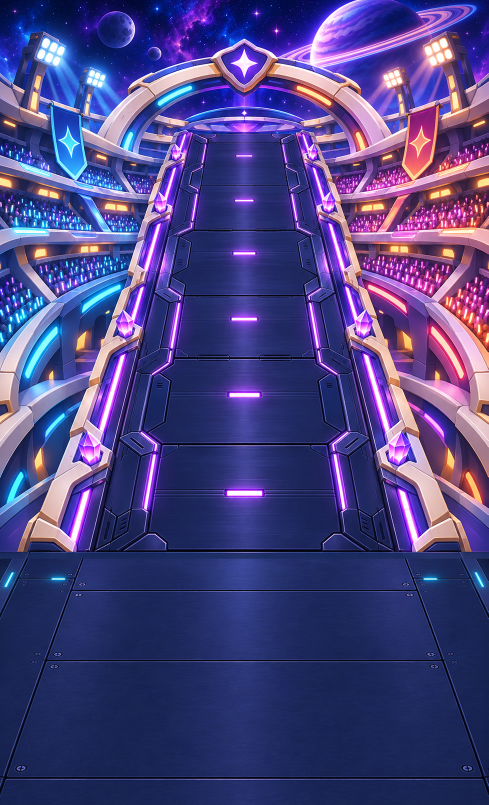
#> input picture Vorlage_Raw/Arena_Karten_v1/multiplayer_arena.png, 977 x 1610 px (shown at 1/2 size)
$ python inv_filmic.py ../../Vorlage_Raw/Arena_Karten_v1/multiplayer_arena.png out.png
#> lines starting #> are read from the running program, lines starting #| are printed output that depends on the picture
# Bild so vorverzerren, dass es nach Godots Filmic-Tonemapping (weiß = 1) wieder wie gerendert aussieht
import sys, numpy as np
from PIL import Image
A, Bc, C, D, E, F = 0.22 * 4, 0.30 * 2, 0.10, 0.20, 0.01, 0.30
def f(x):
    return (x * (A * x + C * Bc) + D * E) / (x * (A * x + Bc) + D * F) - E / F
W = f(1.0)
xs = np.linspace(0, 1, 4096)
ys = f(xs) / W
def inv(y):
    return np.interp(y, ys, xs)
def to_lin(c):
    return np.where(c <= 0.04045, c / 12.92, ((c + 0.055) / 1.055) ** 2.4)
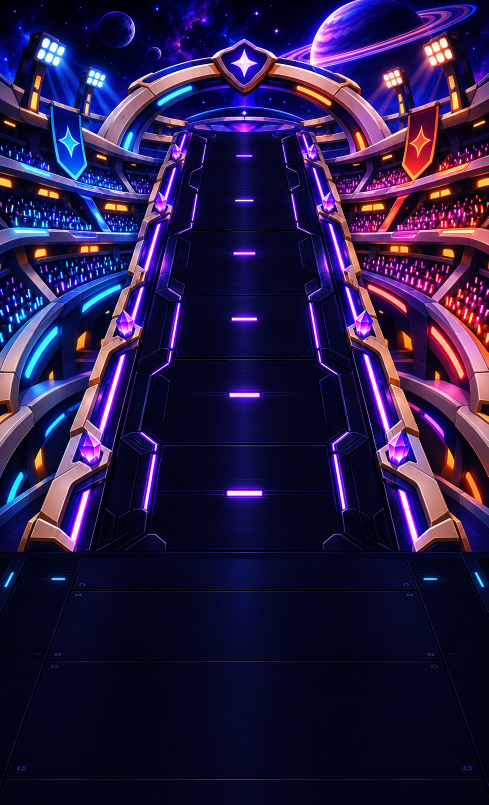
#> returned value: shape (1610, 977, 3) float64 (shown at 1/2 size); mean of channels 0, 1, 2 0.153, 0.107, 0.277; drawn as R, G, B
#> in inv, `return np.interp(y, ys, xs)`:
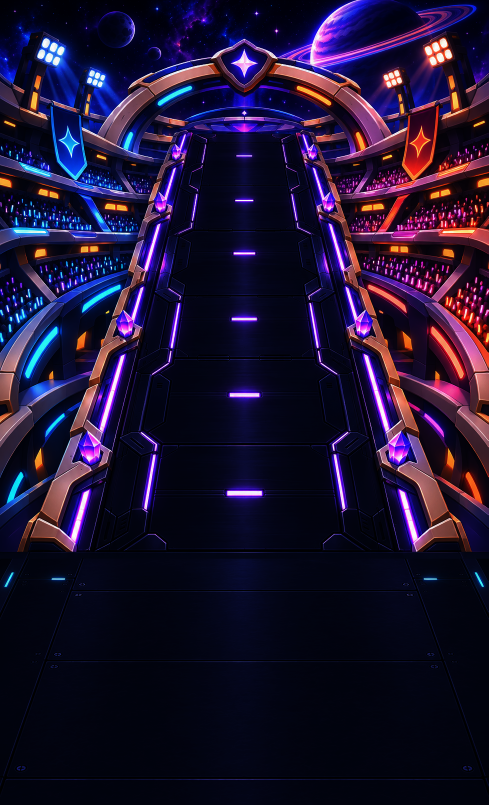
#> returned value: shape (1610, 977, 3) float64 (shown at 1/2 size); mean of channels 0, 1, 2 0.119, 0.0768, 0.196; drawn as R, G, B
def to_srgb(c):
    return np.where(c <= 0.0031308, c * 12.92, 1.055 * np.power(c, 1 / 2.4) - 0.055)
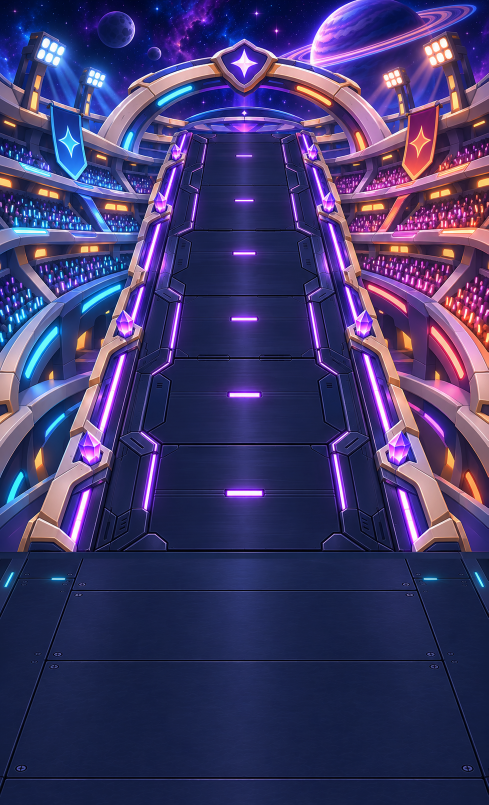
#> returned value: shape (1610, 977, 3) float64 (shown at 1/2 size); mean of channels 0, 1, 2 0.251, 0.222, 0.421; drawn as R, G, B
im = np.asarray(Image.open(sys.argv[1]).convert('RGBA')).astype(np.float64) / 255.0
rgb = to_srgb(inv(to_lin(im[..., :3])))
out = np.concatenate([rgb, im[..., 3:]], axis=2)
Image.fromarray((np.clip(out, 0, 1) * 255 + 0.5).astype(np.uint8), 'RGBA').save(sys.argv[2])
print('ok', f(0.5) / W)
